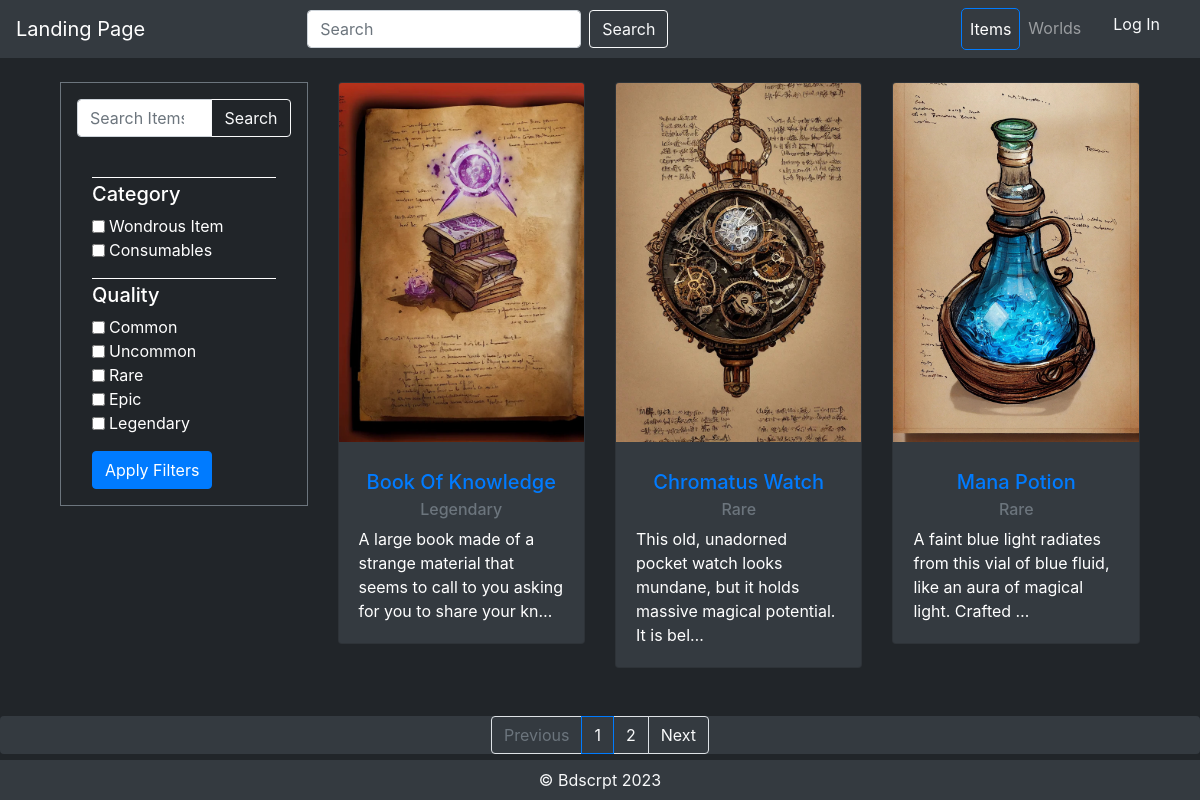
The app's page /items/ with its own data.
### items/models.py (models this page shows, shortened)
class ItemCategory(models.Model):
    name = models.CharField(max_length=128)
    description = models.TextField(null=True, blank=True)
    slug = models.SlugField(max_length=255, unique=True, db_index=True, verbose_name='URL')
    class Meta:
        verbose_name = 'category'
        verbose_name_plural = 'categories'

class Quality(models.Model):
    name = models.CharField(max_length=128)
    slug = models.SlugField(max_length=255, unique=True, db_index=True, verbose_name='URL')
    class Meta:
        verbose_name = 'quality'
        verbose_name_plural = 'qualities'
    def __str__(self):
        return self.name

class Item(models.Model):
    name = models.CharField(max_length=128)
    slug = models.SlugField(max_length=255, unique=True, db_index=True, verbose_name='URL')
    description = models.TextField(null=True, blank=True)
    quality = models.ForeignKey(to=Quality, on_delete=models.CASCADE)
    image = models.ImageField(upload_to='items_images')
    category = models.ForeignKey(to=ItemCategory, on_delete=models.CASCADE)
    created_timestamp = models.DateTimeField(auto_now_add=True)
    favourite = models.ManyToManyField(to=User, related_name='favourite', blank=True)
    ratings = GenericRelation(Rating)
    class Meta:
        verbose_name = 'item'
        verbose_name_plural = 'items'

### items/views.py (the view)
# urls.py: path('', ItemsListView.as_view(), name='index'),
class ItemsListView(ListView):
    model = Item
    template_name = 'items/items.html'
    paginate_by = 3
    context_object_name = 'items'
    def get_context_data(self, *, object_list=None, **kwargs):
        context = super(ItemsListView, self).get_context_data()
        context['title'] = 'Beautiful Descriptions'
        context['categories'] = ItemCategory.objects.all()
        context['qualities'] = Quality.objects.all()
        filters = ''
        if 'favourites' in self.request.GET:
            filters = f'&favourites=True'
        if 'category' in self.request.GET:
            filters += ''.join([f'&category={x}' for x in self.request.GET.getlist('category')])
        if 'quality' in self.request.GET:
            filters += ''.join([f'&quality={x}' for x in self.request.GET.getlist('quality')])
        if 'keywords' in self.request.GET:
            filters += f'&keywords={self.request.GET["keywords"]}'
        context['filters'] = filters
        return context
    def get_queryset(self):
        queryset = super(ItemsListView, self).get_queryset()
        print(self.request.GET)
        if 'favourites' in self.request.GET:
            user = self.request.user
            queryset = user.favourite.all()
        if 'category' in self.request.GET:
            queryset = queryset.filter(category__slug__in=self.request.GET.getlist('category'))
        if 'keywords' in self.request.GET:
            queryset = queryset.filter(description__icontains=self.request.GET['keywords'])
        if 'quality' in self.request.GET:
            queryset = queryset.filter(quality__slug__in=self.request.GET.getlist('quality'))
        return queryset.order_by('name')

### templates/items/items.html (shortened to what this page needs)
{% extends 'partials/base.html' %}
{% load static %}
{% block content %}
<body class="text-white">
  <div class="container mt-4">
    <div class="row">
      <div class="col-md-3">
<div class="filter-section border border-secondary p-3">
  <div class="d-flex">
    <form class="form-inline mx-auto" action="{% url 'items:index' %}" method="GET">
      <div class="input-group">
        <input name="keywords" class="form-control" type="search" placeholder="Search Items" aria-label="Search">
        <div class="input-group-append">
          <button class="btn btn-outline-light" type="submit">Search</button>
        </div>
      </div>
<div class="container mt-4">
<div class="row">
    <div class="col">
        <h5 class="text-white mt-3 pt-1" style="border-top: 1px solid white;">Category</h5>
        {% for category in categories %}
            <div class="form-group">
                <input class="form-check-input" type="checkbox" name="category" value="{{ category.slug }}" id="{{ category.slug }}">
                <label class="form-check-label custom-checkbox-label" for="{{ category.slug }}">
                  {{ category.name }}
                </label>
            </div>
        {% endfor %}
    </div>
</div>
    <div class="row">
        <div class="col">
            <h5 class="text-white mt-3 pt-1" style="border-top: 1px solid white;">Quality</h5>
          {% for quality in qualities %}
          <div class="form-group">
            <input class="form-check-input" type="checkbox" name="quality" value="{{ quality.slug }}" id="{{ quality.slug }}">
            <label class="form-check-label custom-checkbox-label" for="{{ quality.slug }}">
              {{ quality.name }}
            </label>
          </div>
          {% endfor %}
        </div>
  </div>
  <div class="row mt-3">
    <div class="col">
      <button type="submit" class="btn btn-primary">Apply Filters</button>
    </div>
  </div>
</div>
    </form>
  </div>
</div>
      </div>
        <div class="col-md-9">
        <div class="row">
{% for item in object_list %}
    <div class="col-md-4 mb-4">
        <div class="card bg-dark text-white">
          <a href="{% url 'items:item' item.slug %}" class="card-link">
            <img src="{{ item.image.url }}" class="card-img-top" alt="Card Image">
          </a>
          <div class="card-body">
            <h5 class="card-title text-center"><a href="{% url 'items:item' item.slug %}" class="card-link">{{ item.name }}</a></h5>
              <h6 class="card-subtitle mb-2 text-muted text-center">{{ item.quality }}</h6>
            <p class="card-text">{{ item.description|truncatechars:98 }}</p>
          </div>
        </div>
    </div>
{% endfor %}
        </div>
      </div>
    </div>
  </div>
</body>
{% endblock %}

### templates/partials/base.html (shortened to what this page needs)
{% load static %}
<!DOCTYPE html>
<html lang="en">
<head>
    <link rel="stylesheet" href="{% static "vendor/bootstrap/css/bootstrap.css" %}">
</head>
<body>
{% include 'partials/_navbar.html' %}
    <main class="container">
        {% block content %} {% endblock %}
    </main>
{% include 'partials/_pagination.html' %}
{% block footer %}
    {% include 'partials/_footer.html' %}
{% endblock %}
</body>
</html>

### templates/partials/_navbar.html (shortened to what this page needs)
{% load static %}
<head>
</head>
<body>
  <nav class="navbar navbar-expand-lg navbar-dark bg-dark">
<a class="navbar-brand {% if request.path == '/' %}active{% endif %}" href="{% url 'index' %}">
  Landing Page
</a>
    <form class="form-inline mx-auto">
      <input class="form-control mr-sm-2" type="search" placeholder="Search" aria-label="Search">
      <button class="btn btn-outline-light my-2 my-sm-0" type="submit">Search</button>
    </form>
    <ul class="navbar-nav ml-auto">
<li class="nav-item {% if request.path == '/items/' %}active{% endif %}">
      <a class="nav-link" href="{% url 'items:index' %}">Items</a>
    </li>
      <li class="nav-item {% if request.path == '/worlds/' %}active{% endif %}">
        <a class="nav-link" href="{% url 'worlds:index' %}">Worlds</a>
      </li>
    {% if user.is_authenticated %}
    <li class="nav-item dropdown">
      <a class="nav-link dropdown-toggle" href="#" id="navbarDropdown" role="button" data-toggle="dropdown"
        aria-haspopup="true" aria-expanded="false">
        {{ user.get_username }}
      </a>
      <div id="myDropdownMenu" class="dropdown-menu dropdown-menu-right bg-dark w-100" aria-labelledby="navbarDropdown">
        <a class="dropdown-item text-light" href="{% url 'users:profile' %}">Profile</a>
          {% if user.is_superuser or user.is_staff %}
            <a class="dropdown-item text-light" href="{% url 'admin:index' %}">Admin Panel</a>
          {% endif %}
          <a class="dropdown-item text-light" href="{% url 'users:logout' %}">Logout</a>
      </div>
    </li>
    {% else %}
        <li class="nav-item">
        <a class="dropdown-item text-light" href="{% url 'users:login' %}">Log In</a>
      </li>
    {% endif %}
    </ul>
  </nav>
</body>

### templates/partials/_pagination.html
{% if is_paginated %}
<nav aria-label="Page navigation example" class="mt-4 mb-4">
  <ul class="pagination justify-content-center bg-dark">
    <li class="page-item {% if not page_obj.has_previous %} disabled {% endif %}">
      <a class="page-link text-light bg-dark {% if not page_obj.has_previous %} disabled {% endif %}"
        href="{% if page_obj.has_previous %}?page={{ page_obj.previous_page_number }}{{ filters }}{% else %} # {% endif %}"
        tabindex="-1" aria-disabled="true">
        Previous
      </a>
    </li>
    {% for page in paginator.page_range %}
    <li class="page-item {% if page == page_obj.number %} active {% endif %}">
      <a class="page-link bg-dark text-light" href="?page={{ page }}{{ filters }}">
        {{ page }}
      </a>
    </li>
    {% endfor %}
    <li class="page-item {% if not page_obj.has_next %} disabled {% endif %}">
      <a class="page-link text-light bg-dark {% if not page_obj.has_next %} disabled {% endif %}"
        href="{% if page_obj.has_next %}?page={{ page_obj.next_page_number }}{{ filters }}{% else %} # {% endif %}">
        Next
      </a>
    </li>
  </ul>
</nav>
{% endif %}

### templates/partials/_footer.html (shortened to what this page needs)
<footer class="footer bg-dark text-center text-white">
  <div class="container-fluid">
    <div class="row">
      <div class="col">
        <span class="text-light">&copy; Bdscrpt 2023</span>
      </div>
    </div>
  </div>
</footer>

### templates/partials/base.html (style rules this page uses)
body { background-color: #212529; }
h5 { margin: 0.5rem 0; }
.pagination .disabled a { color: #6c757d !important; pointer-events: none; cursor: not-allowed; }

### templates/partials/_navbar.html (style rules this page uses)
.navbar-dark .navbar-brand { color: #fff; }
.nav-item.active .nav-link { border: 1px solid #007bff; border-radius: 5px; }

### templates/partials/_footer.html (style rules this page uses)
html { position: relative; min-height: 100%; }
body { margin-bottom: 40px; }
.footer { position: absolute; bottom: 0; width: 100%; height: 40px; line-height: 40px; }

### records on screen
ItemCategory: name "Wondrous Item"
ItemCategory: name "Consumables"
Quality: name "Common"
Quality: name "Uncommon"
Quality: name "Rare"
Quality: name "Epic"
Quality: name "Legendary"
Item: image (picture), name "Book Of Knowledge", quality "Legendary", description "A large book made of a strange material that seems to call to you asking for you to share your kn…"
Item: image (picture), name "Chromatus Watch", quality "Rare", description "This old, unadorned pocket watch looks mundane, but it holds massive magical potential. It is bel…"
Item: image (picture), name "Mana Potion", quality "Rare", description "A faint blue light radiates from this vial of blue fluid, like an aura of magical light. Crafted …"

### other values on screen
{{ page }} "1" "2"
